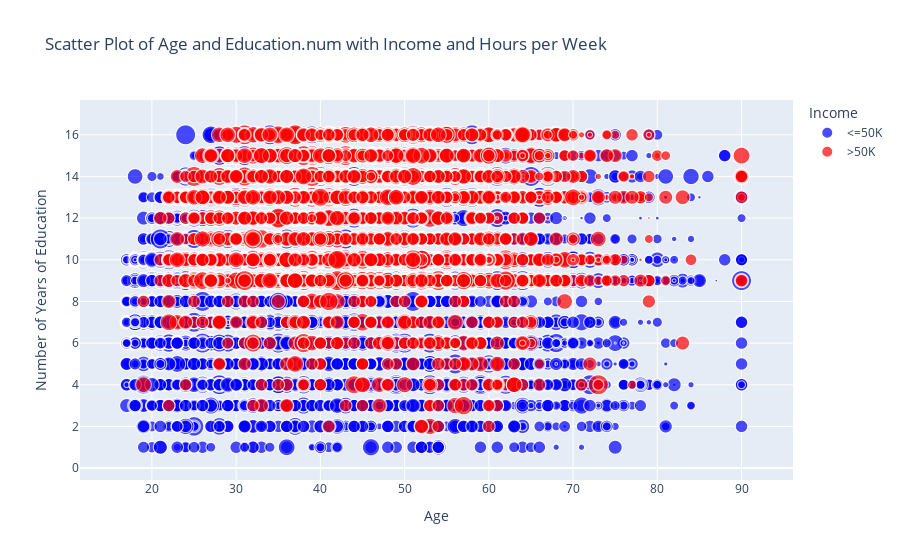

This figure's notebook cell:
### Code cell
# Using Plotly, build a scatter plot for age and education.num. Add income and hours per week for color and size.
# Create the scatter plot
fig = px.scatter(
    df, 
    x='age', 
    y='education.num', 
    color='income', 
    size='hours.per.week', 
    title='Scatter Plot of Age and Education.num with Income and Hours per Week',
    labels={
        'age': 'Age',
        'education.num': 'Number of Years of Education',
        'income': 'Income',
        'hours.per.week': 'Hours per Week'
    },
    color_discrete_map={'<=50K':'blue','>50K':'red'}
)

# Show the plot
fig.show()

### Figure 1 — Plotly figure (JSON) as saved in the notebook; plotly's stock layout.template omitted (floating-point values rounded to 4 significant figures; data arrays with more than 128 entries replaced by an {"elided": "..."} marker saying what was removed)
{"data": [{"hovertemplate": "Income=<=50K<br>Age=%{x}<br>Number of Years of Education=%{y}<br>Hours per Week=%{marker.size}<extra></extra>", "legendgroup": "<=50K", "marker": {"color": "blue", "size": {"elided": "24720 int values"}, "sizemode": "area", "sizeref": 0.2475, "symbol": "circle"}, "mode": "markers", "name": "<=50K", "showlegend": true, "type": "scattergl", "x": {"elided": "24720 int values"}, "xaxis": "x", "y": {"elided": "24720 int values"}, "yaxis": "y"}, {"hovertemplate": "Income=>50K<br>Age=%{x}<br>Number of Years of Education=%{y}<br>Hours per Week=%{marker.size}<extra></extra>", "legendgroup": ">50K", "marker": {"color": "red", "size": {"elided": "7841 int values"}, "sizemode": "area", "sizeref": 0.2475, "symbol": "circle"}, "mode": "markers", "name": ">50K", "showlegend": true, "type": "scattergl", "x": {"elided": "7841 int values"}, "xaxis": "x", "y": {"elided": "7841 int values"}, "yaxis": "y"}], "layout": {"legend": {"itemsizing": "constant", "title": {"text": "Income"}, "tracegroupgap": 0}, "title": {"text": "Scatter Plot of Age and Education.num with Income and Hours per Week"}, "xaxis": {"anchor": "y", "domain": [0, 1], "title": {"text": "Age"}}, "yaxis": {"anchor": "x", "domain": [0, 1], "title": {"text": "Number of Years of Education"}}}}
